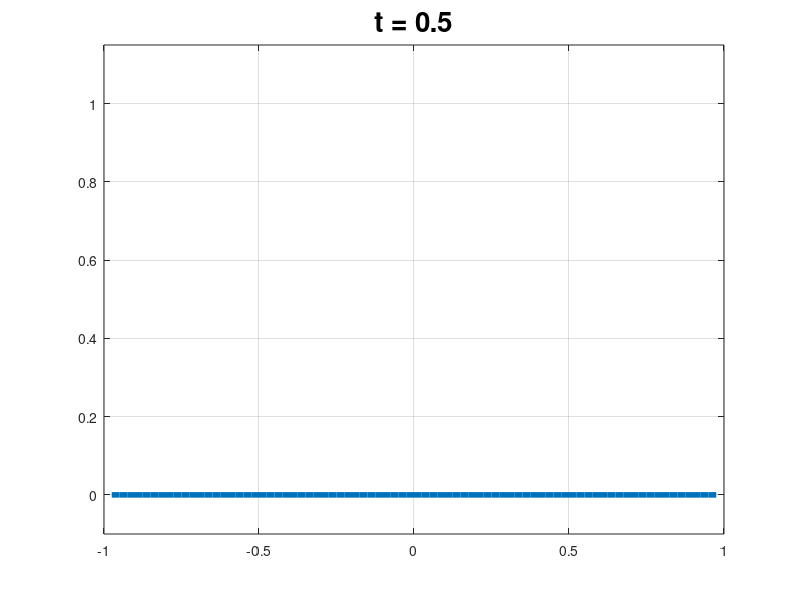

Write the MATLAB code that produced this figure.
% Biharmonic diffusion: backward Euler solution of 4th-order eqn
%     u_t = -u_xxxx,  u(-1) = u(1) = u'(-1) = u'(1) = 0.

% Grid, initial data, and plotting setup:
h = .025
x = (-1+h:h:1-h)';
u = abs(x)<.3;
figure(1); clf;
plt = plot(x,u,'linewidth',4);
axis([-1 1 -.1 1.15]), grid
k = 0.05*h

% Sparse matrix for finite differencing:
N = length(x);
e = ones(N,1);
H = spdiags([-e  4*e  -6*e  4*e  -e], [-2 -1 0 1 2], N,N);
H = 1/h^4 * H;

%% BCs
% to do perodic we would have various corner terms to fill in...
% Or here's a trick: build the Laplacian
%L = spdiags([e  -2*e  e], [-1 0 1], N,N);
%L(1,end) = 1; L(end,1) = 1;
%L = 1/h^2 * L;
%H = -L^2;


Tf = 0.5;
% adjust either final time or time-step to have integer steps
numsteps = ceil(Tf / k);
%k = Tf / numsteps
Tf = k*numsteps;

I = speye(size(H));
A = I - k*H;

for n = 1:numsteps
  %unew = u + k*(H*u);     %forward euler
  %unew = u + k*(H*unew);  %backward euler
  unew = A \ u;      % "magic" numerical linear alg
  u = unew;
  t = n*k;
  set(plt,'ydata',u)
  title(['t = ' num2str(t)],'fontsize',20)
  drawnow
end

